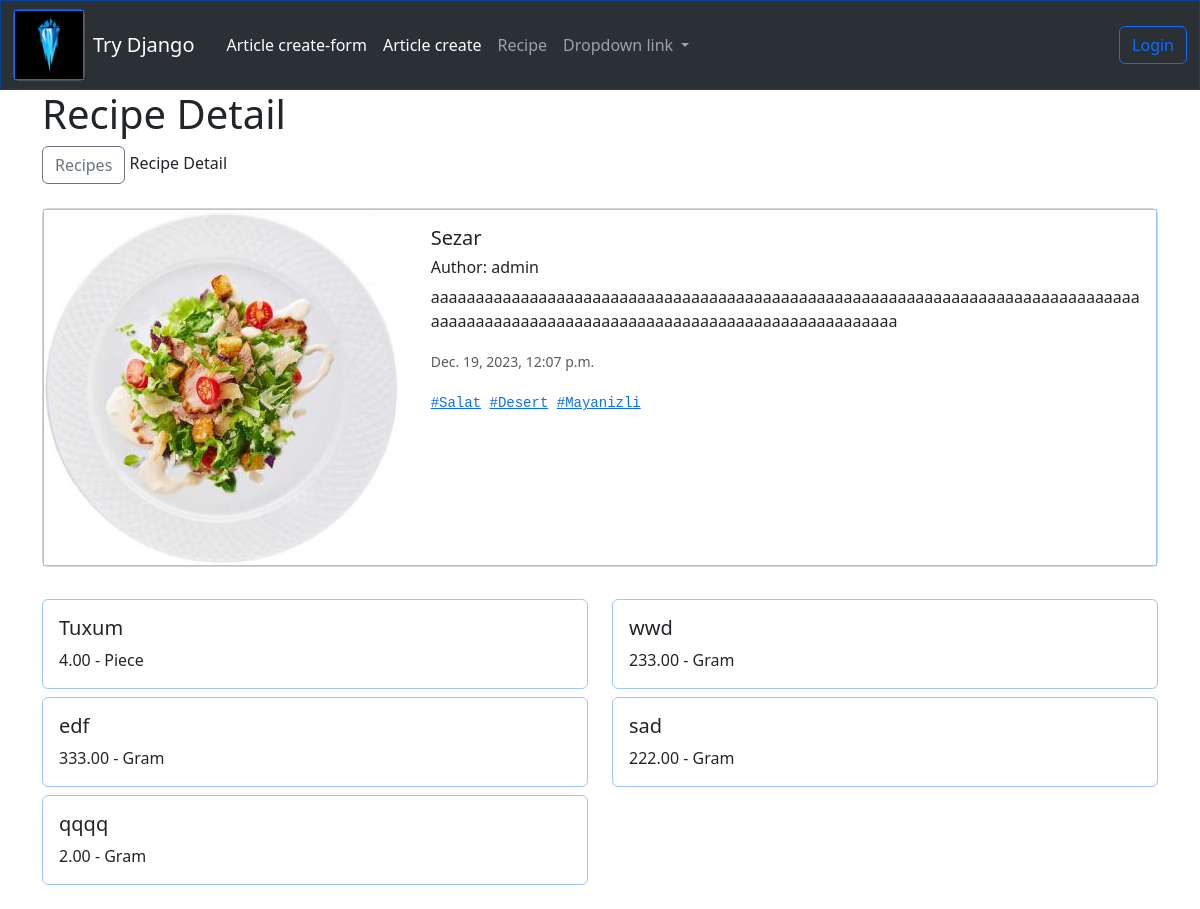
The app's page /recipe/list/sezar9541/ with its own data.
### recipe/models.py (models this page shows, shortened)
class Recipe(models.Model):
    author = models.ForeignKey(User, on_delete=models.SET_NULL, null=True, blank=True)
    title = models.CharField(max_length=256)
    slug = models.SlugField(unique=True, editable=True, null=True)
    image = models.ImageField(upload_to='recipe/', null=True, blank=True)
    description = models.TextField()
    tags = models.ManyToManyField(Tag)
    created_date = models.DateTimeField(auto_now_add=True)

class Tag(models.Model):
    title = models.CharField(max_length=256)
    def __str__(self):
        return self.title

class Ingredient(models.Model):
    UNIT = (
        (0, 'kg'),
        (1, 'Gram'),
        (2, 'Litre'),
        (3, 'Piece')
    )
    recipe = models.ForeignKey(Recipe, on_delete=models.CASCADE, related_name='ingredients')
    title = models.CharField(max_length=256)
    quantity = models.DecimalField(max_digits=10, decimal_places=2)
    unit = models.IntegerField(choices=UNIT, default=1)  #get_<field_name_display
    is_active = models.BooleanField(default=True)

### recipe/views.py (the view)
# urls.py: path('list/<slug:slug>/', recipe_detail, name='detail'),
def recipe_detail(request, slug):
    recipe = get_object_or_404(Recipe, slug=slug)
    is_author_lookup = Q(is_active=True)
    if request.user == recipe.author:
        is_author_lookup = Q()
    ingredients = Ingredient.objects.filter(Q(recipe_id=recipe.id) & is_author_lookup)
    is_author = request.user == recipe.author
    context = {
        'object': recipe,
        'ingredients': ingredients,
        'is_author': is_author
    }
    return render(request, 'recipe/detail.html', context)

### templates/recipe/detail.html (shortened to what this page needs)
{% extends 'base.html' %}
{% block header %}
    <h1>Recipe Detail</h1>
    <spam>
        <a href="{% url 'recipe:list' %}" class="btn btn-outline-secondary">Recipes</a>
    Recipe Detail
    </spam>
{% endblock %}
{% block content %}
    <div class="row">
        <div class="col-md-12">
            <div class="card mb-3 mt-4">
                <div class="row g-0 border border-primary-subtle">
                    <div class="col-md-4">
                        <img src="{{ object.image.url }}" class="img-fluid rounded-start" alt="">
                    </div>
                    <div class="col-md-8">
                        <div class="card-body">
                            <h5 class="card-title">{{ object.title }}</h5>
                            <h6 class="card-title">Author: {{ object.author }}</h6>
                            <p class="card-text">{{ object.description }}</p>
                            <p class="card-text"><small class="text-body-secondary">{{ object.created_date }}</small>
                            </p>
                            <code>
                                {% for tag in object.tags.all %}
                                    <a href="?tag={{ tag.title }}">#{{ tag }}</a>
                                {% endfor %}
                            </code>
                        </div>
                    </div>
                </div>
            </div>
        </div>
    </div>
    <div class="row mb-4 mt-2">
        {% for ingredient in ingredients %}
            <div class="col-sm-6 mb-3 mb-sm-0 mt-2">
                <div class="card border border-primary-subtle {% if not ingredient.is_active %}alert alert-info btn btn-outline-info{% endif %}">
                    <div class="card-body">
                        <h5 class="card-title">{{ ingredient.title }}</h5>
                        <p class="card-text">{{ ingredient.quantity }} - {{ ingredient.get_unit_display }}</p>
                    </div>
                </div>
            </div>
        {% endfor %}
    </div>
{% endblock %}

### records on screen
Recipe: image (picture), title "Sezar", author "admin", description "aaaaaaaaaaaaaaaaaaaaaaaaaaaaaaaaaaaaaaaaaaaaaaaaaaaaaaaaaaaaaaaaaaaaaaaaaaaaaaaaaaaaaaaaaaaaaaaaaaaaaaaaaaaaaaaaaaaaaaaaaaaaaaaaaaa", created_date "Dec. 19, 2023, 12:07 p.m."
Tag: title "Salat"
Tag: title "Desert"
Tag: title "Mayanizli"
Ingredient: title "Tuxum", quantity "4.00", unit "Piece"
Ingredient: title "wwd", quantity "233.00", unit "Gram"
Ingredient: title "edf", quantity "333.00", unit "Gram"
Ingredient: title "sad", quantity "222.00", unit "Gram"
Ingredient: title "qqqq", quantity "2.00", unit "Gram"
